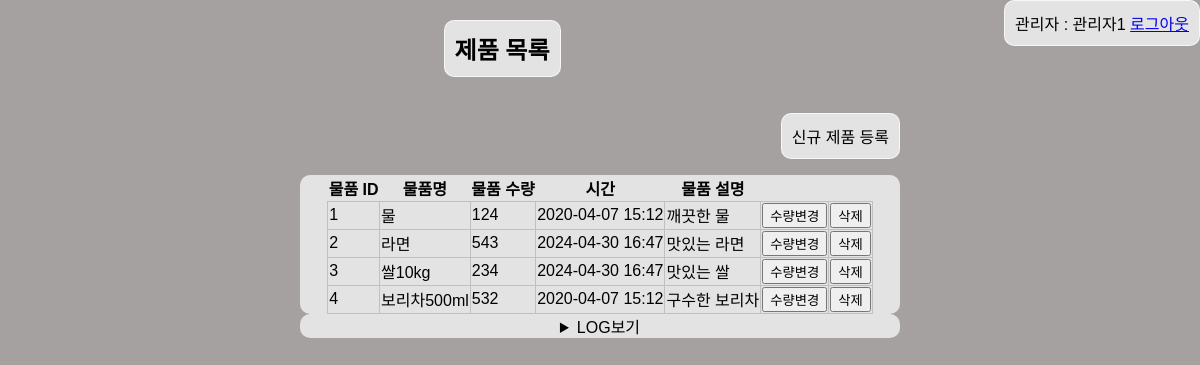
The page /crud/goods (signed in) on the database its author committed.
### apps/crud/models.py (models this page shows, shortened)
class Representative(db.Model,UserMixin):
    __tablename__ = "Representative"
    id=db.Column(db.Integer, primary_key=True)
    username = db.Column(db.String, index=True)
    useremail = db.Column(db.String, unique=True, index=True)
    password_hash = db.Column(db.String)
    @property
    def password(self):
        raise AttributeError("읽어 드릴 수 없음")

class Item(db.Model):
    __tablename__ = "Items"
    id=db.Column(db.Integer, primary_key=True) #물품 고유 번호
    itemname=db.Column(db.String, unique=True, index=True)#물품 이름
    item_quantity=db.Column(db.Integer)#물품 수량
    time=db.Column(db.DateTime, default=datetime.now, onupdate=datetime.now)#입고 날짜
    item_description = db.Column(db.String)#물품 설명

### apps/crud/views.py (the view)
@crud.route("/goods")
@login_required
def goods():
    form = ItemForm()
    goods=Item.query.all()
    logs=Log.query.all()
    return render_template("crud/goods.html", goods = goods, logs=logs, form=form)

### apps/crud/forms.py
class ItemForm(FlaskForm):
    itemname = StringField(
        "물품명",
        validators=[
            DataRequired(message="물품명은 필수입니다."),
        ]
    )
    item_quantity=IntegerField(
        "수량",
        validators=[
            DataRequired(message="수량은 필수입니다."),
        ]
    )
    time=DateTimeField(
        "날짜 시간",
        format="%Y-%m-%d %H:%M",
        validators=[
            DataRequired(message="날짜,시간을 정확히 입력해주세요. 예시)2020-04-07 17:26")
        ]
    )
    item_description=TextAreaField(
        "물품 설명",
        validators=[
            DataRequired(message="설명을 제대로 작성해주세요.")
        ]
    )
    submit = SubmitField("신규 물품 등록")

### apps/crud/models.py (called while the page is built)
@login_master.user_loader
def load_user(user_id):
    return Representative.query.get(user_id)

### apps/crud/templates/crud/goods.html (shortened to what this page needs)
{% extends "crud/base.html" %}
{% block content %}
    <div class="title">
    <h2 class="h2">제품 목록</h2>
    </div>
    <div class="container">
    <p class="link"><a class="a" href="{{url_for('crud.create_goods',filename='style.css')}}">신규 제품 등록</a></p>
    <table class="table_goods">
        <tr>
            <th>물품 ID</th>
            <th>물품명</th>
            <th>물품 수량</th>
            <th>시간</th>
            <th>물품 설명</th>
        </tr>
        {% for item in goods%}
        <tr>
            <td>
                {{ item.id }}
            </td>
            <td>{{ item.itemname}}</td>
            <td>{{ item.item_quantity}}</td>
            <td>{{ item.time.strftime('%Y-%m-%d %H:%M')}}</td>
            <td>{{ item.item_description}}</td>
            <td>
                <a href="{{ url_for('crud.change_quantity',goods_id=item.id)}}"><button>수량변경</button></a>
            </td>
            <td>
                <form
                    action="{{url_for('crud.delete_goods', goods_itemname = item.itemname)}}"
                    method="POST"
                >
                    <input type="submit" value="삭제">
                </form>
            </td>
        </tr>
        {% endfor %}
    </table>
    <details class="details">
        <summary>LOG보기</summary>
    </details>
    </div>
{% endblock %}

### apps/crud/templates/crud/base.html (shortened to what this page needs)
<!DOCTYPE html>
<html lang="ko">
<head>
    <link rel="stylesheet" href="{{url_for('crud.static',filename='style.css')}}"/>
</head>
<body>
    <div>
        {% if current_user.is_authenticated %}
        <span class="login">
            <span>관리자 : </span>
            <span>{{ current_user.username }}</span>
            <span><a href="{{url_for('auth.logout')}}">로그아웃</a></span>
        </span>
        {% endif %}
    </div>
    {% block content %}{% endblock %}
</body>
</html>

### apps/crud/static/style.css (style rules this page uses)
table { border-collapse: collapse; }
.login { float: inline-end; padding: 10px; border: 1px solid hsl(0, 0%, 100%, 0.7); border-radius: 10px; background-color: hsl(0, 0%, 100%, 0.7); }
.title { display:flex; justify-content: center; align-items: center; }
.h2 { padding: 10px; border: 1px solid hsl(0, 0%, 100%, 0.7); border-radius: 10px; background-color: hsl(0, 0%, 100%, 0.7); }
.link { display:flex; align-items: center; flex-direction: row-reverse }
.a { color: inherit; text-decoration: none; padding: 10px; border: 1px solid hsl(0, 0%, 100%, 0.7); border-radius: 10px; background-color: hsl(0, 0%, 100%, 0.7); }
td { border: 1px solid #c0c0c0; }
html { background-color: rgb(165, 161, 161); }
body { font-family: Arial, sans-serif; margin: 0; padding: 0; }
.container { background-size: cover; background-repeat: no-repeat; padding: 0 300px 0 300px; }
.table_goods { border-radius: 10px; background-color: hsl(0, 0%, 100%, 0.7); display: flex; justify-content: center; align-items: center; }
.details { background-color: hsla(0, 0%, 100%, 0.7); border-radius: 10px; display: flex; justify-content: center; align-items: center; }

### rows shown on the page
Representative: username "관리자1"
Item: id "1", itemname "물", item_quantity "124", time "2020-04-07 15:12", item_description "깨끗한 물"
Item: id "2", itemname "라면", item_quantity "543", time "2024-04-30 16:47", item_description "맛있는 라면"
Item: id "3", itemname "쌀10kg", item_quantity "234", time "2024-04-30 16:47", item_description "맛있는 쌀"
Item: id "4", itemname "보리차500ml", item_quantity "532", time "2020-04-07 15:12", item_description "구수한 보리차"
